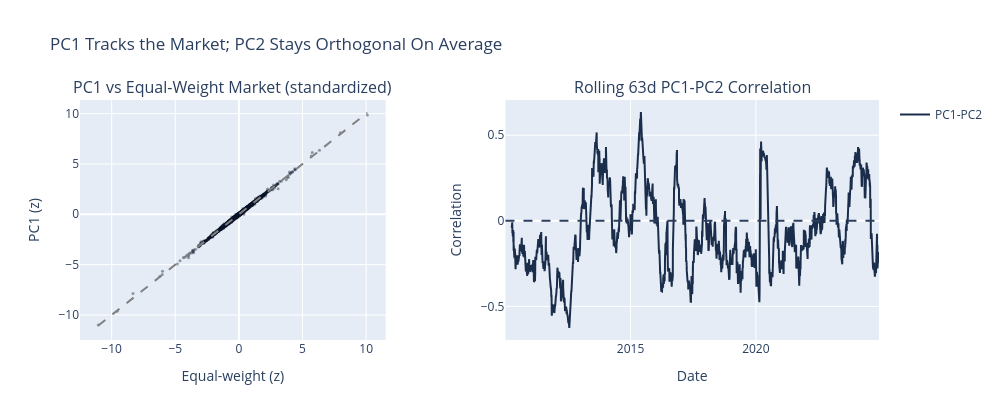

Notebook code cell kept with this figure:
### Markdown cell above
Apply axis labels and layout, render, and report the headline correlation statistics.

### Code cell
fig.add_hline(y=0, line_dash="dash", row=1, col=2)
fig.update_xaxes(title_text="Equal-weight (z)", row=1, col=1)
fig.update_yaxes(title_text="PC1 (z)", row=1, col=1)
fig.update_xaxes(title_text="Date", row=1, col=2)
fig.update_yaxes(title_text="Correlation", row=1, col=2)
fig.update_layout(
    height=420,
    width=1000,
    title_text="PC1 Tracks the Market; PC2 Stays Orthogonal On Average",
)
fig.show()

pc1_market_corr = factor_returns["PC1"].corr(ew_returns)
print(f"PC1 vs equal-weight daily correlation: {pc1_market_corr:.4f}")
print(f"Rolling 63d PC1-PC2 correlation: mean={roll_corr.mean():+.3f}, std={roll_corr.std():.3f}")

### Figure 1 — Plotly figure (JSON) as saved in the notebook; plotly's stock layout.template omitted (floating-point values rounded to 4 significant figures; data arrays with more than 128 entries replaced by an {"elided": "..."} marker saying what was removed)
{"data": [{"marker": {"color": "#0a1628", "opacity": 0.4, "size": 3}, "mode": "markers", "name": "Daily", "showlegend": false, "type": "scatter", "x": {"elided": "3752 float values"}, "xaxis": "x", "y": {"elided": "3752 float values"}, "yaxis": "y"}, {"line": {"color": "gray", "dash": "dash"}, "mode": "lines", "name": "45°", "showlegend": false, "type": "scatter", "x": [-11.05, 10.09], "xaxis": "x", "y": [-11.05, 10.09], "yaxis": "y"}, {"line": {"color": "#1a2d4a"}, "name": "PC1-PC2", "type": "scatter", "x": {"elided": "3752 str values"}, "xaxis": "x2", "y": {"elided": "3752 float values"}, "yaxis": "y2"}], "layout": {"annotations": [{"font": {"size": 16}, "showarrow": false, "text": "PC1 vs Equal-Weight Market (standardized)", "x": 0.1913, "xanchor": "center", "xref": "paper", "y": 1.0, "yanchor": "bottom", "yref": "paper"}, {"font": {"size": 16}, "showarrow": false, "text": "Rolling 63d PC1-PC2 Correlation", "x": 0.7662, "xanchor": "center", "xref": "paper", "y": 1.0, "yanchor": "bottom", "yref": "paper"}], "height": 420, "shapes": [{"line": {"dash": "dash"}, "type": "line", "x0": 0, "x1": 1, "xref": "x2 domain", "y0": 0, "y1": 0, "yref": "y2"}], "title": {"text": "PC1 Tracks the Market; PC2 Stays Orthogonal On Average"}, "width": 1000, "xaxis": {"anchor": "y", "domain": [0.0, 0.3825], "title": {"text": "Equal-weight (z)"}}, "xaxis2": {"anchor": "y2", "domain": [0.5325, 1.0], "title": {"text": "Date"}}, "yaxis": {"anchor": "x", "domain": [0.0, 1.0], "title": {"text": "PC1 (z)"}}, "yaxis2": {"anchor": "x2", "domain": [0.0, 1.0], "title": {"text": "Correlation"}}}}
